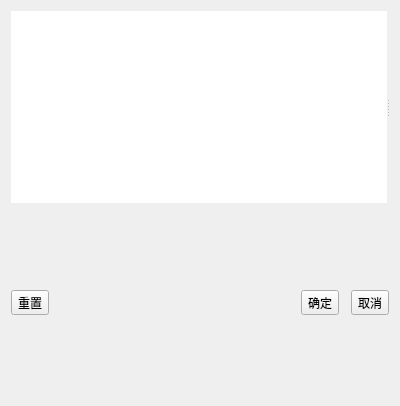
<?xml version="1.0" encoding="UTF-8"?>
<ui version="4.0">
 <class>EnvironmentSettingPage</class>
 <widget class="QWidget" name="SettingWidget">
  <property name="geometry">
   <rect>
    <x>0</x>
    <y>0</y>
    <width>400</width>
    <height>406</height>
   </rect>
  </property>
  <property name="maximumSize">
   <size>
    <width>16777215</width>
    <height>16777215</height>
   </size>
  </property>
  <property name="windowTitle">
   <string>环境设置</string>
  </property>
  <layout class="QVBoxLayout" name="verticalLayout">
   <item>
    <widget class="QSplitter" name="pSplitter">
     <property name="sizePolicy">
      <sizepolicy hsizetype="Expanding" vsizetype="Expanding">
       <horstretch>0</horstretch>
       <verstretch>0</verstretch>
      </sizepolicy>
     </property>
     <property name="styleSheet">
      <string notr="true"/>
     </property>
     <property name="lineWidth">
      <number>5</number>
     </property>
     <property name="midLineWidth">
      <number>5</number>
     </property>
     <property name="orientation">
      <enum>Qt::Horizontal</enum>
     </property>
     <property name="handleWidth">
      <number>2</number>
     </property>
     <widget class="QListWidget" name="listWidget">
      <property name="sizePolicy">
       <sizepolicy hsizetype="Expanding" vsizetype="Expanding">
        <horstretch>0</horstretch>
        <verstretch>0</verstretch>
       </sizepolicy>
      </property>
      <property name="minimumSize">
       <size>
        <width>0</width>
        <height>0</height>
       </size>
      </property>
      <property name="maximumSize">
       <size>
        <width>16777215</width>
        <height>16777215</height>
       </size>
      </property>
      <property name="focusPolicy">
       <enum>Qt::NoFocus</enum>
      </property>
      <property name="styleSheet">
       <string notr="true"/>
      </property>
      <property name="frameShape">
       <enum>QFrame::NoFrame</enum>
      </property>
      <property name="frameShadow">
       <enum>QFrame::Raised</enum>
      </property>
      <property name="verticalScrollBarPolicy">
       <enum>Qt::ScrollBarAsNeeded</enum>
      </property>
      <property name="horizontalScrollBarPolicy">
       <enum>Qt::ScrollBarAsNeeded</enum>
      </property>
      <property name="autoScroll">
       <bool>true</bool>
      </property>
      <property name="editTriggers">
       <set>QAbstractItemView::DoubleClicked|QAbstractItemView::EditKeyPressed|QAbstractItemView::SelectedClicked</set>
      </property>
      <property name="showDropIndicator" stdset="0">
       <bool>true</bool>
      </property>
      <property name="dragEnabled">
       <bool>false</bool>
      </property>
      <property name="dragDropOverwriteMode">
       <bool>false</bool>
      </property>
      <property name="alternatingRowColors">
       <bool>false</bool>
      </property>
     </widget>
     <widget class="QStackedWidget" name="stackedWidget">
      <property name="sizePolicy">
       <sizepolicy hsizetype="Expanding" vsizetype="Expanding">
        <horstretch>0</horstretch>
        <verstretch>0</verstretch>
       </sizepolicy>
      </property>
      <property name="maximumSize">
       <size>
        <width>16777215</width>
        <height>16777215</height>
       </size>
      </property>
      <property name="midLineWidth">
       <number>1</number>
      </property>
     </widget>
    </widget>
   </item>
   <item>
    <spacer name="verticalSpacer">
     <property name="orientation">
      <enum>Qt::Vertical</enum>
     </property>
     <property name="sizeHint" stdset="0">
      <size>
       <width>20</width>
       <height>75</height>
      </size>
     </property>
    </spacer>
   </item>
   <item>
    <layout class="QHBoxLayout" name="horizontalLayout">
     <property name="spacing">
      <number>2</number>
     </property>
     <item>
      <widget class="QToolButton" name="pBtnReset">
       <property name="text">
        <string>重置</string>
       </property>
      </widget>
     </item>
     <item>
      <spacer name="horizontalSpacer">
       <property name="orientation">
        <enum>Qt::Horizontal</enum>
       </property>
       <property name="sizeHint" stdset="0">
        <size>
         <width>40</width>
         <height>20</height>
        </size>
       </property>
      </spacer>
     </item>
     <item>
      <widget class="QToolButton" name="pBtnOK">
       <property name="text">
        <string>确定</string>
       </property>
      </widget>
     </item>
     <item>
      <spacer name="horizontalSpacer_2">
       <property name="orientation">
        <enum>Qt::Horizontal</enum>
       </property>
       <property name="sizeType">
        <enum>QSizePolicy::Fixed</enum>
       </property>
       <property name="sizeHint" stdset="0">
        <size>
         <width>10</width>
         <height>20</height>
        </size>
       </property>
      </spacer>
     </item>
     <item>
      <widget class="QToolButton" name="pBtnCancel">
       <property name="text">
        <string>取消</string>
       </property>
      </widget>
     </item>
    </layout>
   </item>
   <item>
    <spacer name="verticalSpacer_2">
     <property name="orientation">
      <enum>Qt::Vertical</enum>
     </property>
     <property name="sizeHint" stdset="0">
      <size>
       <width>20</width>
       <height>75</height>
      </size>
     </property>
    </spacer>
   </item>
  </layout>
 </widget>
 <resources/>
 <connections/>
</ui>
